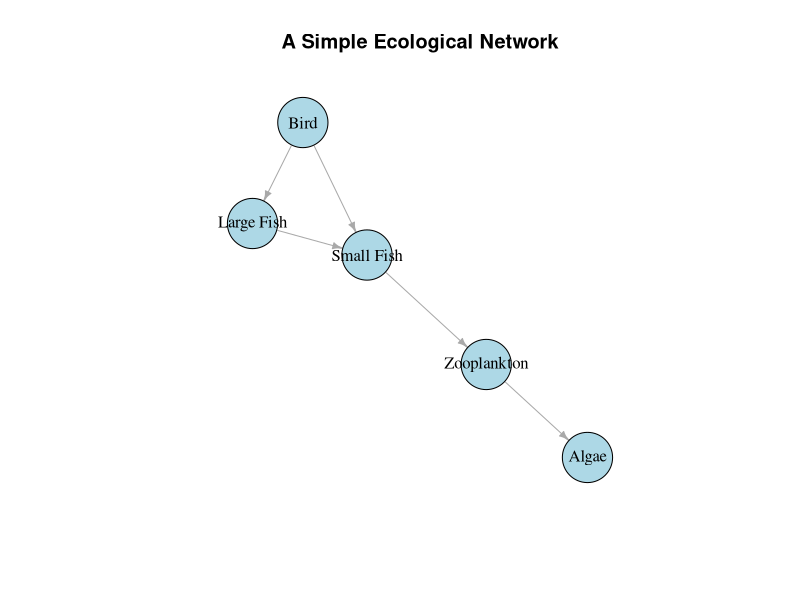

Generate this figure with R:
# install.packages("igraph") # run once
library(igraph)

species <- c("Algae", "Zooplankton", "Small Fish", "Large Fish", "Bird")

predator <- c("Zooplankton", "Small Fish", "Large Fish", "Bird", "Bird")
prey <- c("Algae", "Zooplankton", "Small Fish", "Small Fish", "Large Fish")

interactions <- data.frame(predator, prey)



# Create graph
g <- graph_from_data_frame(interactions, vertices = species, directed = TRUE)

# Plot with clear labels
plot(
  g,
  layout = layout_with_fr,
  vertex.size = 30,
  vertex.color = "lightblue",
  vertex.label.color = "black",
  vertex.label.cex = 1,
  edge.arrow.size = 0.5,
  main = "A Simple Ecological Network"
)

# Stats
cat("\nNumber of species (nodes):", vcount(g))
cat("\nNumber of interactions (edges):", ecount(g))
